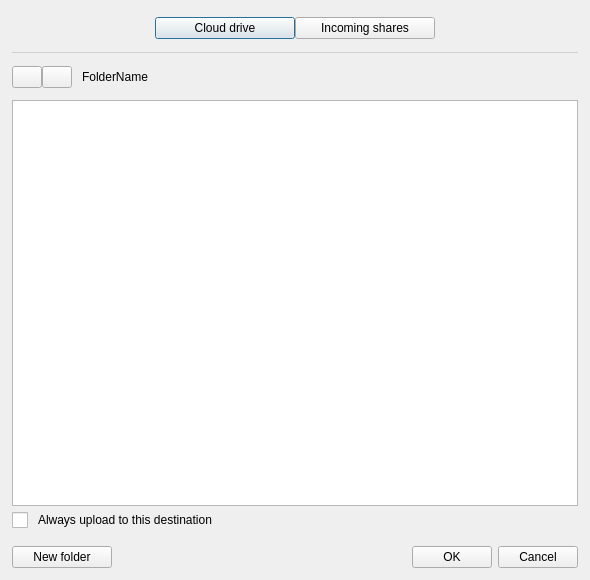
<?xml version="1.0" encoding="UTF-8"?>
<ui version="4.0">
 <class>NodeSelector</class>
 <widget class="QDialog" name="NodeSelector">
  <property name="windowModality">
   <enum>Qt::WindowModal</enum>
  </property>
  <property name="geometry">
   <rect>
    <x>0</x>
    <y>0</y>
    <width>590</width>
    <height>580</height>
   </rect>
  </property>
  <property name="minimumSize">
   <size>
    <width>540</width>
    <height>530</height>
   </size>
  </property>
  <property name="focusPolicy">
   <enum>Qt::StrongFocus</enum>
  </property>
  <property name="windowTitle">
   <string>Select a MEGA folder</string>
  </property>
  <property name="styleSheet">
   <string notr="true">QWidget
{
font-size: 12px;
}

QPushButton
{
padding-left: 10px;
padding-right: 10px;
height: 20px;
}

QCheckBox::indicator {
     width: 16px;
     height: 16px;
 }

QRadioButton::indicator {
     width: 16px;
     height: 16px;
 }

QScrollBar:horizontal {
height: 16px;
}

#cbAlwaysUploadToLocation
{
    spacing: 10px;
}
</string>
  </property>
  <property name="modal">
   <bool>true</bool>
  </property>
  <layout class="QVBoxLayout" name="verticalLayout">
   <property name="spacing">
    <number>6</number>
   </property>
   <property name="leftMargin">
    <number>12</number>
   </property>
   <property name="rightMargin">
    <number>12</number>
   </property>
   <property name="bottomMargin">
    <number>0</number>
   </property>
   <item>
    <layout class="QHBoxLayout" name="horizontalLayout_2">
     <property name="spacing">
      <number>0</number>
     </property>
     <property name="topMargin">
      <number>6</number>
     </property>
     <property name="bottomMargin">
      <number>6</number>
     </property>
     <item>
      <spacer name="horizontalSpacer_2">
       <property name="orientation">
        <enum>Qt::Horizontal</enum>
       </property>
       <property name="sizeHint" stdset="0">
        <size>
         <width>40</width>
         <height>20</height>
        </size>
       </property>
      </spacer>
     </item>
     <item>
      <widget class="QPushButton" name="bShowCloudDrive">
       <property name="minimumSize">
        <size>
         <width>140</width>
         <height>20</height>
        </size>
       </property>
       <property name="styleSheet">
        <string notr="true"/>
       </property>
       <property name="text">
        <string>Cloud drive</string>
       </property>
       <property name="checkable">
        <bool>true</bool>
       </property>
       <property name="autoExclusive">
        <bool>true</bool>
       </property>
      </widget>
     </item>
     <item>
      <widget class="QPushButton" name="bShowIncomingShares">
       <property name="minimumSize">
        <size>
         <width>140</width>
         <height>20</height>
        </size>
       </property>
       <property name="styleSheet">
        <string notr="true"/>
       </property>
       <property name="text">
        <string>Incoming shares</string>
       </property>
       <property name="checkable">
        <bool>true</bool>
       </property>
       <property name="autoExclusive">
        <bool>true</bool>
       </property>
      </widget>
     </item>
     <item>
      <spacer name="horizontalSpacer_3">
       <property name="orientation">
        <enum>Qt::Horizontal</enum>
       </property>
       <property name="sizeHint" stdset="0">
        <size>
         <width>40</width>
         <height>20</height>
        </size>
       </property>
      </spacer>
     </item>
    </layout>
   </item>
   <item>
    <widget class="Line" name="line">
     <property name="palette">
      <palette>
       <active>
        <colorrole role="WindowText">
         <brush brushstyle="SolidPattern">
          <color alpha="255">
           <red>208</red>
           <green>208</green>
           <blue>208</blue>
          </color>
         </brush>
        </colorrole>
        <colorrole role="Button">
         <brush brushstyle="SolidPattern">
          <color alpha="255">
           <red>64</red>
           <green>65</green>
           <blue>66</blue>
          </color>
         </brush>
        </colorrole>
        <colorrole role="Light">
         <brush brushstyle="SolidPattern">
          <color alpha="255">
           <red>255</red>
           <green>255</green>
           <blue>255</blue>
          </color>
         </brush>
        </colorrole>
        <colorrole role="Midlight">
         <brush brushstyle="SolidPattern">
          <color alpha="255">
           <red>227</red>
           <green>227</green>
           <blue>227</blue>
          </color>
         </brush>
        </colorrole>
        <colorrole role="Dark">
         <brush brushstyle="SolidPattern">
          <color alpha="255">
           <red>64</red>
           <green>65</green>
           <blue>66</blue>
          </color>
         </brush>
        </colorrole>
        <colorrole role="Mid">
         <brush brushstyle="SolidPattern">
          <color alpha="255">
           <red>160</red>
           <green>160</green>
           <blue>160</blue>
          </color>
         </brush>
        </colorrole>
        <colorrole role="Text">
         <brush brushstyle="SolidPattern">
          <color alpha="255">
           <red>208</red>
           <green>208</green>
           <blue>208</blue>
          </color>
         </brush>
        </colorrole>
        <colorrole role="BrightText">
         <brush brushstyle="SolidPattern">
          <color alpha="255">
           <red>255</red>
           <green>51</green>
           <blue>51</blue>
          </color>
         </brush>
        </colorrole>
        <colorrole role="ButtonText">
         <brush brushstyle="SolidPattern">
          <color alpha="255">
           <red>208</red>
           <green>208</green>
           <blue>208</blue>
          </color>
         </brush>
        </colorrole>
        <colorrole role="Base">
         <brush brushstyle="SolidPattern">
          <color alpha="255">
           <red>46</red>
           <green>47</green>
           <blue>48</blue>
          </color>
         </brush>
        </colorrole>
        <colorrole role="Window">
         <brush brushstyle="SolidPattern">
          <color alpha="255">
           <red>250</red>
           <green>250</green>
           <blue>250</blue>
          </color>
         </brush>
        </colorrole>
        <colorrole role="Shadow">
         <brush brushstyle="SolidPattern">
          <color alpha="255">
           <red>105</red>
           <green>105</green>
           <blue>105</blue>
          </color>
         </brush>
        </colorrole>
        <colorrole role="Highlight">
         <brush brushstyle="SolidPattern">
          <color alpha="255">
           <red>29</red>
           <green>84</green>
           <blue>92</blue>
          </color>
         </brush>
        </colorrole>
        <colorrole role="HighlightedText">
         <brush brushstyle="SolidPattern">
          <color alpha="255">
           <red>240</red>
           <green>240</green>
           <blue>240</blue>
          </color>
         </brush>
        </colorrole>
        <colorrole role="Link">
         <brush brushstyle="SolidPattern">
          <color alpha="255">
           <red>0</red>
           <green>122</green>
           <blue>244</blue>
          </color>
         </brush>
        </colorrole>
        <colorrole role="LinkVisited">
         <brush brushstyle="SolidPattern">
          <color alpha="255">
           <red>165</red>
           <green>122</green>
           <blue>255</blue>
          </color>
         </brush>
        </colorrole>
        <colorrole role="AlternateBase">
         <brush brushstyle="SolidPattern">
          <color alpha="255">
           <red>53</red>
           <green>54</green>
           <blue>55</blue>
          </color>
         </brush>
        </colorrole>
        <colorrole role="NoRole">
         <brush brushstyle="SolidPattern">
          <color alpha="255">
           <red>0</red>
           <green>0</green>
           <blue>0</blue>
          </color>
         </brush>
        </colorrole>
        <colorrole role="ToolTipBase">
         <brush brushstyle="SolidPattern">
          <color alpha="255">
           <red>64</red>
           <green>65</green>
           <blue>66</blue>
          </color>
         </brush>
        </colorrole>
        <colorrole role="ToolTipText">
         <brush brushstyle="SolidPattern">
          <color alpha="255">
           <red>208</red>
           <green>208</green>
           <blue>208</blue>
          </color>
         </brush>
        </colorrole>
        <colorrole role="PlaceholderText">
         <brush brushstyle="SolidPattern">
          <color alpha="255">
           <red>127</red>
           <green>127</green>
           <blue>128</blue>
          </color>
         </brush>
        </colorrole>
       </active>
       <inactive>
        <colorrole role="WindowText">
         <brush brushstyle="SolidPattern">
          <color alpha="255">
           <red>208</red>
           <green>208</green>
           <blue>208</blue>
          </color>
         </brush>
        </colorrole>
        <colorrole role="Button">
         <brush brushstyle="SolidPattern">
          <color alpha="255">
           <red>64</red>
           <green>65</green>
           <blue>66</blue>
          </color>
         </brush>
        </colorrole>
        <colorrole role="Light">
         <brush brushstyle="SolidPattern">
          <color alpha="255">
           <red>255</red>
           <green>255</green>
           <blue>255</blue>
          </color>
         </brush>
        </colorrole>
        <colorrole role="Midlight">
         <brush brushstyle="SolidPattern">
          <color alpha="255">
           <red>227</red>
           <green>227</green>
           <blue>227</blue>
          </color>
         </brush>
        </colorrole>
        <colorrole role="Dark">
         <brush brushstyle="SolidPattern">
          <color alpha="255">
           <red>64</red>
           <green>65</green>
           <blue>66</blue>
          </color>
         </brush>
        </colorrole>
        <colorrole role="Mid">
         <brush brushstyle="SolidPattern">
          <color alpha="255">
           <red>160</red>
           <green>160</green>
           <blue>160</blue>
          </color>
         </brush>
        </colorrole>
        <colorrole role="Text">
         <brush brushstyle="SolidPattern">
          <color alpha="255">
           <red>208</red>
           <green>208</green>
           <blue>208</blue>
          </color>
         </brush>
        </colorrole>
        <colorrole role="BrightText">
         <brush brushstyle="SolidPattern">
          <color alpha="255">
           <red>255</red>
           <green>51</green>
           <blue>51</blue>
          </color>
         </brush>
        </colorrole>
        <colorrole role="ButtonText">
         <brush brushstyle="SolidPattern">
          <color alpha="255">
           <red>208</red>
           <green>208</green>
           <blue>208</blue>
          </color>
         </brush>
        </colorrole>
        <colorrole role="Base">
         <brush brushstyle="SolidPattern">
          <color alpha="255">
           <red>46</red>
           <green>47</green>
           <blue>48</blue>
          </color>
         </brush>
        </colorrole>
        <colorrole role="Window">
         <brush brushstyle="SolidPattern">
          <color alpha="255">
           <red>46</red>
           <green>47</green>
           <blue>48</blue>
          </color>
         </brush>
        </colorrole>
        <colorrole role="Shadow">
         <brush brushstyle="SolidPattern">
          <color alpha="255">
           <red>105</red>
           <green>105</green>
           <blue>105</blue>
          </color>
         </brush>
        </colorrole>
        <colorrole role="Highlight">
         <brush brushstyle="SolidPattern">
          <color alpha="255">
           <red>29</red>
           <green>84</green>
           <blue>92</blue>
          </color>
         </brush>
        </colorrole>
        <colorrole role="HighlightedText">
         <brush brushstyle="SolidPattern">
          <color alpha="255">
           <red>240</red>
           <green>240</green>
           <blue>240</blue>
          </color>
         </brush>
        </colorrole>
        <colorrole role="Link">
         <brush brushstyle="SolidPattern">
          <color alpha="255">
           <red>0</red>
           <green>122</green>
           <blue>244</blue>
          </color>
         </brush>
        </colorrole>
        <colorrole role="LinkVisited">
         <brush brushstyle="SolidPattern">
          <color alpha="255">
           <red>165</red>
           <green>122</green>
           <blue>255</blue>
          </color>
         </brush>
        </colorrole>
        <colorrole role="AlternateBase">
         <brush brushstyle="SolidPattern">
          <color alpha="255">
           <red>53</red>
           <green>54</green>
           <blue>55</blue>
          </color>
         </brush>
        </colorrole>
        <colorrole role="NoRole">
         <brush brushstyle="NoBrush">
          <color alpha="255">
           <red>0</red>
           <green>0</green>
           <blue>0</blue>
          </color>
         </brush>
        </colorrole>
        <colorrole role="ToolTipBase">
         <brush brushstyle="SolidPattern">
          <color alpha="255">
           <red>64</red>
           <green>65</green>
           <blue>66</blue>
          </color>
         </brush>
        </colorrole>
        <colorrole role="ToolTipText">
         <brush brushstyle="SolidPattern">
          <color alpha="255">
           <red>208</red>
           <green>208</green>
           <blue>208</blue>
          </color>
         </brush>
        </colorrole>
        <colorrole role="PlaceholderText">
         <brush brushstyle="SolidPattern">
          <color alpha="255">
           <red>127</red>
           <green>127</green>
           <blue>128</blue>
          </color>
         </brush>
        </colorrole>
       </inactive>
       <disabled>
        <colorrole role="WindowText">
         <brush brushstyle="SolidPattern">
          <color alpha="96">
           <red>164</red>
           <green>166</green>
           <blue>168</blue>
          </color>
         </brush>
        </colorrole>
        <colorrole role="Button">
         <brush brushstyle="SolidPattern">
          <color alpha="255">
           <red>64</red>
           <green>65</green>
           <blue>66</blue>
          </color>
         </brush>
        </colorrole>
        <colorrole role="Light">
         <brush brushstyle="SolidPattern">
          <color alpha="255">
           <red>255</red>
           <green>255</green>
           <blue>255</blue>
          </color>
         </brush>
        </colorrole>
        <colorrole role="Midlight">
         <brush brushstyle="SolidPattern">
          <color alpha="255">
           <red>247</red>
           <green>247</green>
           <blue>247</blue>
          </color>
         </brush>
        </colorrole>
        <colorrole role="Dark">
         <brush brushstyle="SolidPattern">
          <color alpha="255">
           <red>64</red>
           <green>65</green>
           <blue>66</blue>
          </color>
         </brush>
        </colorrole>
        <colorrole role="Mid">
         <brush brushstyle="SolidPattern">
          <color alpha="255">
           <red>160</red>
           <green>160</green>
           <blue>160</blue>
          </color>
         </brush>
        </colorrole>
        <colorrole role="Text">
         <brush brushstyle="SolidPattern">
          <color alpha="96">
           <red>164</red>
           <green>166</green>
           <blue>168</blue>
          </color>
         </brush>
        </colorrole>
        <colorrole role="BrightText">
         <brush brushstyle="SolidPattern">
          <color alpha="255">
           <red>255</red>
           <green>51</green>
           <blue>51</blue>
          </color>
         </brush>
        </colorrole>
        <colorrole role="ButtonText">
         <brush brushstyle="SolidPattern">
          <color alpha="96">
           <red>164</red>
           <green>166</green>
           <blue>168</blue>
          </color>
         </brush>
        </colorrole>
        <colorrole role="Base">
         <brush brushstyle="SolidPattern">
          <color alpha="255">
           <red>250</red>
           <green>250</green>
           <blue>250</blue>
          </color>
         </brush>
        </colorrole>
        <colorrole role="Window">
         <brush brushstyle="SolidPattern">
          <color alpha="255">
           <red>250</red>
           <green>250</green>
           <blue>250</blue>
          </color>
         </brush>
        </colorrole>
        <colorrole role="Shadow">
         <brush brushstyle="SolidPattern">
          <color alpha="255">
           <red>0</red>
           <green>0</green>
           <blue>0</blue>
          </color>
         </brush>
        </colorrole>
        <colorrole role="Highlight">
         <brush brushstyle="SolidPattern">
          <color alpha="255">
           <red>29</red>
           <green>84</green>
           <blue>92</blue>
          </color>
         </brush>
        </colorrole>
        <colorrole role="HighlightedText">
         <brush brushstyle="SolidPattern">
          <color alpha="255">
           <red>240</red>
           <green>240</green>
           <blue>240</blue>
          </color>
         </brush>
        </colorrole>
        <colorrole role="Link">
         <brush brushstyle="SolidPattern">
          <color alpha="255">
           <red>0</red>
           <green>122</green>
           <blue>244</blue>
          </color>
         </brush>
        </colorrole>
        <colorrole role="LinkVisited">
         <brush brushstyle="SolidPattern">
          <color alpha="255">
           <red>165</red>
           <green>122</green>
           <blue>255</blue>
          </color>
         </brush>
        </colorrole>
        <colorrole role="AlternateBase">
         <brush brushstyle="SolidPattern">
          <color alpha="255">
           <red>53</red>
           <green>54</green>
           <blue>55</blue>
          </color>
         </brush>
        </colorrole>
        <colorrole role="NoRole">
         <brush brushstyle="NoBrush">
          <color alpha="255">
           <red>0</red>
           <green>0</green>
           <blue>0</blue>
          </color>
         </brush>
        </colorrole>
        <colorrole role="ToolTipBase">
         <brush brushstyle="SolidPattern">
          <color alpha="255">
           <red>64</red>
           <green>65</green>
           <blue>66</blue>
          </color>
         </brush>
        </colorrole>
        <colorrole role="ToolTipText">
         <brush brushstyle="SolidPattern">
          <color alpha="255">
           <red>208</red>
           <green>208</green>
           <blue>208</blue>
          </color>
         </brush>
        </colorrole>
        <colorrole role="PlaceholderText">
         <brush brushstyle="SolidPattern">
          <color alpha="255">
           <red>127</red>
           <green>127</green>
           <blue>128</blue>
          </color>
         </brush>
        </colorrole>
       </disabled>
      </palette>
     </property>
     <property name="font">
      <font>
       <pointsize>-1</pointsize>
       <kerning>false</kerning>
      </font>
     </property>
     <property name="frameShadow">
      <enum>QFrame::Plain</enum>
     </property>
     <property name="orientation">
      <enum>Qt::Horizontal</enum>
     </property>
    </widget>
   </item>
   <item>
    <layout class="QHBoxLayout" name="horizontalLayout_3">
     <property name="spacing">
      <number>0</number>
     </property>
     <property name="topMargin">
      <number>6</number>
     </property>
     <property name="bottomMargin">
      <number>6</number>
     </property>
     <item alignment="Qt::AlignVCenter">
      <widget class="QPushButton" name="bBack">
       <property name="maximumSize">
        <size>
         <width>30</width>
         <height>16777215</height>
        </size>
       </property>
       <property name="text">
        <string/>
       </property>
       <property name="icon">
        <iconset resource="../Resources_linux.qrc">
         <normaloff>:/images/node_selector/arrow-left-ico.png</normaloff>
         <disabledoff>:/images/node_selector/arrow-left-disabled-ico.png</disabledoff>:/images/node_selector/arrow-left-ico.png</iconset>
       </property>
      </widget>
     </item>
     <item>
      <widget class="QPushButton" name="bForward">
       <property name="maximumSize">
        <size>
         <width>30</width>
         <height>16777215</height>
        </size>
       </property>
       <property name="text">
        <string/>
       </property>
       <property name="icon">
        <iconset resource="../Resources_linux.qrc">
         <normaloff>:/images/node_selector/arrow-right-ico.png</normaloff>
         <disabledoff>:/images/node_selector/arrow-right-disabled-ico.png</disabledoff>:/images/node_selector/arrow-right-ico.png</iconset>
       </property>
      </widget>
     </item>
     <item>
      <spacer name="horizontalSpacer_5">
       <property name="orientation">
        <enum>Qt::Horizontal</enum>
       </property>
       <property name="sizeType">
        <enum>QSizePolicy::Fixed</enum>
       </property>
       <property name="sizeHint" stdset="0">
        <size>
         <width>10</width>
         <height>20</height>
        </size>
       </property>
      </spacer>
     </item>
     <item alignment="Qt::AlignHCenter|Qt::AlignVCenter">
      <widget class="QLabel" name="lFolderName">
       <property name="font">
        <font>
         <pointsize>-1</pointsize>
        </font>
       </property>
       <property name="text">
        <string notr="true">FolderName</string>
       </property>
      </widget>
     </item>
     <item>
      <spacer name="syncSpacer">
       <property name="orientation">
        <enum>Qt::Horizontal</enum>
       </property>
       <property name="sizeType">
        <enum>QSizePolicy::Fixed</enum>
       </property>
       <property name="sizeHint" stdset="0">
        <size>
         <width>10</width>
         <height>20</height>
        </size>
       </property>
      </spacer>
     </item>
     <item>
      <widget class="QLabel" name="lIcon">
       <property name="text">
        <string/>
       </property>
       <property name="alignment">
        <set>Qt::AlignCenter</set>
       </property>
       <property name="margin">
        <number>0</number>
       </property>
       <property name="indent">
        <number>-1</number>
       </property>
      </widget>
     </item>
     <item>
      <spacer name="avatarSpacer">
       <property name="orientation">
        <enum>Qt::Horizontal</enum>
       </property>
       <property name="sizeType">
        <enum>QSizePolicy::Fixed</enum>
       </property>
       <property name="sizeHint" stdset="0">
        <size>
         <width>7</width>
         <height>20</height>
        </size>
       </property>
      </spacer>
     </item>
     <item>
      <widget class="QLabel" name="lOwnerIcon">
       <property name="text">
        <string/>
       </property>
      </widget>
     </item>
     <item>
      <spacer name="horizontalSpacer_4">
       <property name="orientation">
        <enum>Qt::Horizontal</enum>
       </property>
       <property name="sizeHint" stdset="0">
        <size>
         <width>40</width>
         <height>20</height>
        </size>
       </property>
      </spacer>
     </item>
    </layout>
   </item>
   <item>
    <widget class="MegaItemTreeView" name="tMegaFolders">
     <property name="font">
      <font>
       <pointsize>-1</pointsize>
      </font>
     </property>
     <property name="mouseTracking">
      <bool>false</bool>
     </property>
     <property name="focusPolicy">
      <enum>Qt::StrongFocus</enum>
     </property>
     <property name="styleSheet">
      <string notr="true">QTreeView {
    show-decoration-selected: 1;
	selection-background-color: #3393df;
	 font-size: 14px;
 	qproperty-indentation: 18; 
	outline:none;
}

QHeaderView
{
	font-size:14px;
}

QTreeView::item {
	background-color:transparent;
}

QTreeView::item:disabled
{
	background-color:transparent;
}

QTreeView::item:hover {
    background-color:transparent;
}




QTreeView::branch:hover {
	background-color:transparent;
}

QTreeView::branch:selected {
    background-color: #3393df;
}

QTreeView::item:selected {
    border: transparent;
	 color: white;
    background-color: #3393df;
}

QTreeView::branch:selected:closed:has-children:adjoins-item {
    border-image: none;
	image:url(://images/node_selector/Icon-Small-Arrow-Left-hover.png) ;
}

QTreeView::branch:selected:open:has-children:adjoins-item {
    border-image: none;
    image: url(://images/node_selector/Icon-Small-Arrow-Down-hover.png) ;
}

QTreeView::branch:!selected:closed:has-children:adjoins-item {
    border-image: none;
    image: url(://images/node_selector/Icon-Small-Arrow-Left.png) ;
}

QTreeView::branch:!selected:open:has-children:adjoins-item {
    border-image: none;
    image: url(://images/node_selector/Icon-Small-Arrow-Down.png) ;
}




</string>
     </property>
     <property name="alternatingRowColors">
      <bool>true</bool>
     </property>
     <property name="selectionMode">
      <enum>QAbstractItemView::SingleSelection</enum>
     </property>
     <property name="iconSize">
      <size>
       <width>24</width>
       <height>24</height>
      </size>
     </property>
     <property name="autoExpandDelay">
      <number>-1</number>
     </property>
     <property name="indentation">
      <number>18</number>
     </property>
     <property name="animated">
      <bool>true</bool>
     </property>
     <property name="expandsOnDoubleClick">
      <bool>false</bool>
     </property>
     <attribute name="headerMinimumSectionSize">
      <number>30</number>
     </attribute>
     <attribute name="headerDefaultSectionSize">
      <number>30</number>
     </attribute>
    </widget>
   </item>
   <item>
    <widget class="QCheckBox" name="cbAlwaysUploadToLocation">
     <property name="text">
      <string>Always upload to this destination</string>
     </property>
    </widget>
   </item>
   <item>
    <widget class="QWidget" name="bLayout" native="true">
     <property name="maximumSize">
      <size>
       <width>16777215</width>
       <height>16777215</height>
      </size>
     </property>
     <layout class="QHBoxLayout" name="horizontalLayout">
      <property name="spacing">
       <number>6</number>
      </property>
      <property name="leftMargin">
       <number>0</number>
      </property>
      <property name="topMargin">
       <number>12</number>
      </property>
      <property name="rightMargin">
       <number>0</number>
      </property>
      <property name="bottomMargin">
       <number>12</number>
      </property>
      <item>
       <widget class="QPushButton" name="bNewFolder">
        <property name="minimumSize">
         <size>
          <width>100</width>
          <height>20</height>
         </size>
        </property>
        <property name="text">
         <string>New folder</string>
        </property>
       </widget>
      </item>
      <item>
       <spacer name="horizontalSpacer">
        <property name="orientation">
         <enum>Qt::Horizontal</enum>
        </property>
        <property name="sizeHint" stdset="0">
         <size>
          <width>40</width>
          <height>20</height>
         </size>
        </property>
       </spacer>
      </item>
      <item>
       <widget class="QPushButton" name="bOk">
        <property name="minimumSize">
         <size>
          <width>80</width>
          <height>20</height>
         </size>
        </property>
        <property name="text">
         <string>OK</string>
        </property>
       </widget>
      </item>
      <item>
       <widget class="QPushButton" name="bCancel">
        <property name="minimumSize">
         <size>
          <width>80</width>
          <height>20</height>
         </size>
        </property>
        <property name="font">
         <font>
          <pointsize>-1</pointsize>
         </font>
        </property>
        <property name="text">
         <string>Cancel</string>
        </property>
       </widget>
      </item>
     </layout>
    </widget>
   </item>
  </layout>
 </widget>
 <customwidgets>
  <customwidget>
   <class>MegaItemTreeView</class>
   <extends>QTreeView</extends>
   <header>MegaItemTreeView.h</header>
  </customwidget>
 </customwidgets>
 <resources>
  <include location="../Resources_linux.qrc"/>
 </resources>
 <connections/>
</ui>
